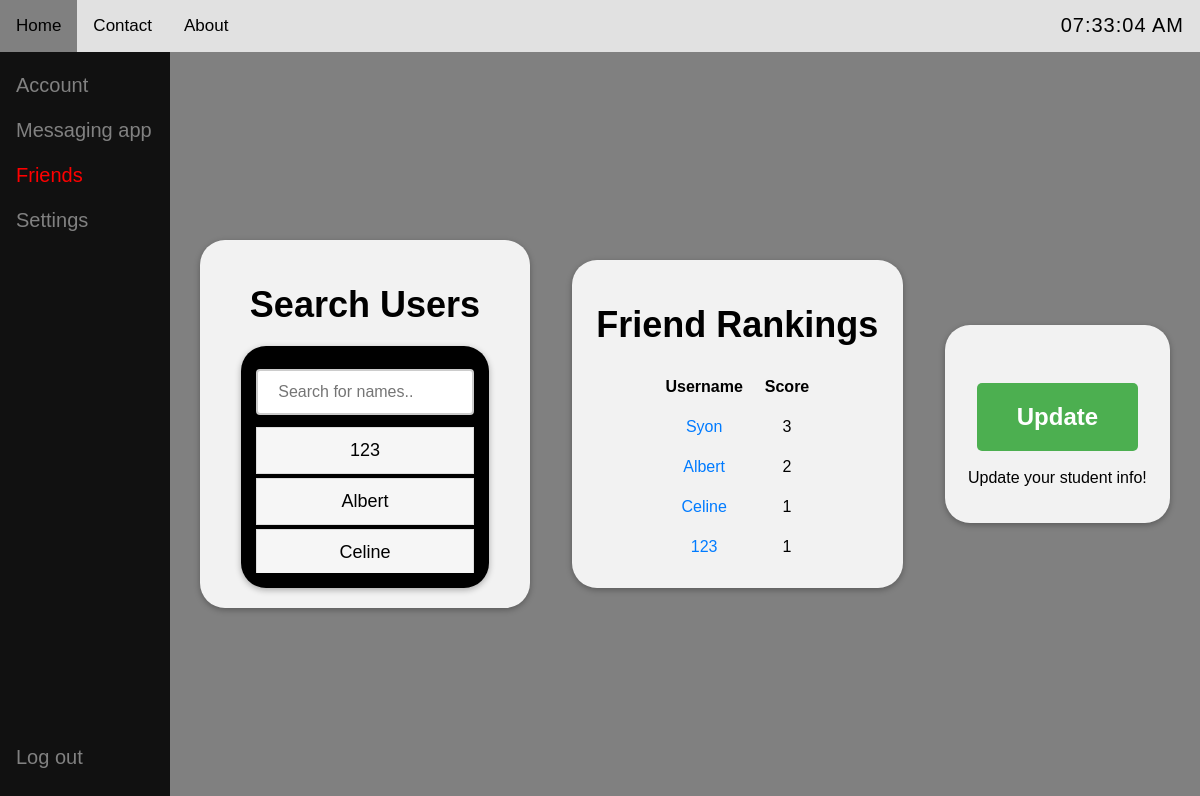
The page /friends (signed in) on the database its author committed.
### tables this page shows
CREATE TABLE USER(
                    fname VARCHAR(15) NOT NULL,
                    sname VARCHAR(20) NOT NULL,
                    username VARCHAR(20) NOT NULL PRIMARY KEY,
                    password VARCHAR(20) NOT NULL,
                    email VARCHAR(25) NOT NULL);

CREATE TABLE FORM(
                    username VARCHAR(20) NOT NULL PRIMARY KEY,
                    gender VARCHAR(10) NOT NULL,
                    age INT NOT NULL,
                    hobby1 VARCHAR(20) NOT NULL,
                    hobby2 VARCHAR(20) NOT NULL,
                    hobby3 VARCHAR(20),
                    phone VARCHAR(15) NOT NULL,
                    colour1 VARCHAR(10) NOT NULL,
                    colour2 VARCHAR(10),
                    course1 VARCHAR(20) NOT NULL,
                    course2 VARCHAR(20) NOT NULL,
                    course3 VARCHAR(20) NOT NULL,
                    year INT NOT NULL,
                    bio VARCHAR(150) NOT NULL);

### app.py (the view)
@app.route('/friends')
def friends_and_courses():
    con = sqlite3.connect('login.db')
    cur = con.cursor()
    user_hobbies = cur.execute("SELECT hobby1, hobby2, hobby3 FROM FORM WHERE username = ?", (session['username'],)).fetchone()
    if user_hobbies == None:
        empty = "Please fill out your student form before using this feature"
        cur.execute("SELECT username FROM USER")
        result = [item[0] for item in cur.fetchall()]
        return render_template('friends.html', empty=empty, search=result)
    user_courses = cur.execute("SELECT course1, course2, course3 FROM FORM WHERE username = ?", (session['username'],)).fetchone()
    other_users_data = cur.execute("SELECT username, hobby1, hobby2, hobby3, course1, course2, course3 FROM FORM WHERE username != ?", (session['username'],)).fetchall()
    similarities = []
    for other_user in other_users_data:
        hobby_score = 0
        course_score = 0
        if user_hobbies[0] == other_user[1] or user_hobbies[0] == other_user[2] or user_hobbies[0] == other_user[3]:
            hobby_score += 1
        if user_hobbies[1] == other_user[1] or user_hobbies[1] == other_user[2] or user_hobbies[1] == other_user[3]:
            hobby_score += 1
        if user_hobbies[2] == other_user[1] or user_hobbies[2] == other_user[2] or user_hobbies[2] == other_user[3]:
            hobby_score += 1
        if user_courses[0] == other_user[4] or user_courses[0] == other_user[5] or user_courses[0] == other_user[6]:
            course_score += 1
        if user_courses[1] == other_user[4] or user_courses[1] == other_user[5] or user_courses[1] == other_user[6]:
            course_score += 1
        if user_courses[2] == other_user[4] or user_courses[2] == other_user[5] or user_courses[2] == other_user[6]:
            course_score += 1
        total_score = hobby_score + course_score
        similarities.append((other_user[0], total_score))
    similarities.sort(key=lambda x: x[1], reverse=True)
    cur.execute("SELECT username FROM USER")        #is a SQL command that selects all the usernames from the 'USER' table in the database
    result = [item[0] for item in cur.fetchall()]   #retrieves all the results and store them in the list 'result'
    return render_template('friends.html', similarities=similarities, search=result)

### templates/friends.html (shortened to what this page needs)
<!DOCTYPE html>
<html lang="en">
<head>
    <link  rel="stylesheet" href="/static/friends.css">
</head>
<body>
<div class="topnav">
    <a id="click" href="/">Home</a>
    <a id="click" href="contact.html">Contact</a>
    <a id="click" href="about.html">About</a>
    <label id="time"></label>
</div>
<body>
<div id="friendsCSS">
<table id="table">
<tr id="tr">
<td id="td">
<div class="td1">
	<h1>Search Users</h1>
	<div id="searchdiv">
		<input type="text" id="myInput" onkeyup="myFunction()" placeholder="Search for names..">
		  {% if search | length != 0 %}
			  <ul id="myUL">
				{% for i in search %}
				  <li><a href="Users?name={{i}}">{{ i }}</a></li>
				{% endfor %}
			  </ul>
		  {% else %}
				<div id="demo">No search results.</div>
		  {% endif %}
	</div>
</div>
</td>
<td id="td">
<div class="td1">
{% if empty %}
	<h1>Friend Rankings</h1>
	<label>{{ empty }}</label>
{% else %}
	<h1>Friend Rankings</h1>
	<table id="rank">
		<thead>
			<tr>
				<th>Username</th>
				<th>Score</th>
			</tr>
		</thead>
		<tbody>
			{% for user, score in similarities %}
			<tr>
				<td><a href="Users?name={{ user }}">{{ user }}</a></td>
				<td>{{ score }}</td>
			</tr>
			{% endfor %}
		</tbody>
	</table>
{% endif %}
</div>
</td>
<td id="td">
<div class="td1">
{% if empty %}
	<div class="compare-button">
		<a href="/compare">
		  <button>Fill Now</button>
		</a>
		<p>Complete the form to find other users<br>with similar hobbies and likeliness to you!</p>
	  </div>
{% else %}
	<div class="compare-button">
		<a href="/compare">
		  <button>Update</button>
		</a>
		<p>Update your student info!</p>
	  </div>
{% endif %}
</div>
</td>
</tr>
</table>
</div>
<div class="sidebar">
	<a href="/account" >Account</a>
	<a href="/message">Messaging app</a>
	<a href="friends"style="color:red;">Friends</a>
	<a href="/settings">Settings</a>
	<a id="click1" href="/logout">Log out</a>
</div>
</body>
</html>

### static/friends.css (style rules this page uses)
* { font-family:sans-serif, }
body { margin: 0; font-family:sans-serif; background-color:gray; }
p { color:black; }
.topnav { overflow: hidden; background-color:#E1E1E1; position: fixed; top: 0; width: 100%; }
.topnav a { float: left; color: white; text-align: center; margin-top: 0px; padding: 14px 16px; text-decoration: none; font-size: 17px; font-family:Arial; display: block; }
input[type=text], input[type=password] { width: 100%; padding: 12px 20px; margin: 8px 0; display: inline-block; border: 1px solid #ccc; box-sizing: border-box; }
button { background-color: black; color: white; padding: 14px 16px; border: none; font-size:17px; cursor: pointer; }
#time { color: black; font-size:20px; letter-spacing: 1px; float: right; text-align: center; padding: 14px 16px; text-decoration: none; outline: none; text-transform: uppercase; background-size: 400%; }
#click { color:black; font-size:17px; text-align: center; padding: 16px 16px; outline: none; border: none; cursor: pointer; display: block; text-decoration: none; }
#click1 { position:fixed; float:bottom; bottom:15px; }
#myInput { background-position: 10px 12px; background-repeat: no-repeat; width: 100%; font-size: 16px; padding: 12px 20px 12px 40px; border: 1px solid #ddd; margin-bottom: 12px; }
#myUL { width: 100%; height: 150px; overflow-y: auto; list-style-type: none; padding: 0; margin: 0; }
#myUL li a { border: 1px solid #ddd; margin-top: -1px; background-color: #f6f6f6; padding: 12px; text-decoration: none; font-size: 18px; color: black; display: block; }
.sidebar { height: 100%; width: 170px; position: fixed; z-index: 1; top: 52px; left: 0; background-color: #111; overflow-x: hidden; padding-top: 16px; }
.sidebar a { text-align: left; font-family:sans-serif; padding: 6px 8px 6px 16px; text-decoration: none; margin-bottom:10px; font-size: 20px; color: #818181; display: block; }
button { background-color: #04AA6D; color: white; padding: 14px 20px; margin: 8px 0; border: none; cursor: pointer; width: 100%; }
#friendsCSS { display: flex; justify-content: center; align-items: center; margin-top: 50px; left: 170px; position: fixed; width: calc(100% - 170px); height: calc(100% - 52px); }
#searchdiv { margin: auto; border: none; box-shadow: 0 2px 6px rgba(0, 0, 0, 0.3); background-color:black; font-size:25px; color:white; text-align: center; width:75%; max-height:220px; padding:15px; border-radius:25px; }
#myInput { width: 100%; padding: 12px 20px; margin: 8px 0; box-sizing: border-box; border: 2px solid #ccc; border-radius: 4px; }
#myUL { list-style-type: none; margin: 0; padding: 0; }
#myUL li { margin: 5px 0; }
#table { height: calc(100% - 400px); padding: 8px; width: 100%; text-align: center; }
#td { border-radius: 25px; padding: 20px; }
.td1 { border-radius: 25px; padding: 20px; background-color: #f2f2f2; box-shadow: 0 2px 6px rgba(0, 0, 0, 0.3); }
h1 { font-size: 36px; font-weight: bold; margin-bottom: 20px; }
#rank { margin: auto; width: 50%; height: 50%; overflow: auto; }
.compare-button { display: flex; flex-direction: column; justify-content: center; align-items: center; margin-top: 30px; }
.compare-button button { background-color: #4CAF50; border: none; color: white; padding: 20px 40px; text-align: center; text-decoration: none; display: inline-block; font-size: 24px; font-weight: bold; border-radius: 5px; cursor: pointer; transition: background-color 0.3s; }
.compare-button p { margin-top: 10px; font-size: 16px; color: black; text-align: center; }
#rank { max-height: 300px; overflow-y: auto; }
#rank thead th { background-color: #f2f2f2; font-weight: bold; padding: 10px; text-align: left; }
#rank tbody tr:nth-child(even) { background-color: #f2f2f2; }
#rank td { padding: 10px; }
#rank a { color: #007bff; text-decoration: none; }

### rows shown on the page
USER: username "123"
USER: username "Albert"
USER: username "Celine"
FORM: username "Syon", score "3"
FORM: username "Albert", score "2"
FORM: username "Celine", score "1"
FORM: username "123", score "1"
